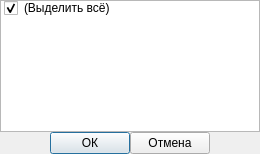
<?xml version="1.0" encoding="UTF-8"?>
<ui version="4.0">
 <class>dialogChangeExtensions</class>
 <widget class="QDialog" name="dialogChangeExtensions">
  <property name="geometry">
   <rect>
    <x>0</x>
    <y>0</y>
    <width>260</width>
    <height>154</height>
   </rect>
  </property>
  <property name="windowTitle">
   <string>Изменить расширения...</string>
  </property>
  <layout class="QVBoxLayout" name="verticalLayout">
   <property name="spacing">
    <number>0</number>
   </property>
   <property name="leftMargin">
    <number>0</number>
   </property>
   <property name="topMargin">
    <number>0</number>
   </property>
   <property name="rightMargin">
    <number>0</number>
   </property>
   <property name="bottomMargin">
    <number>0</number>
   </property>
   <item>
    <widget class="QListWidget" name="listWidget_Extensions">
     <item>
      <property name="text">
       <string>(Выделить всё)</string>
      </property>
      <property name="checkState">
       <enum>Checked</enum>
      </property>
     </item>
    </widget>
   </item>
   <item>
    <layout class="QHBoxLayout" name="horizontalLayout">
     <property name="spacing">
      <number>0</number>
     </property>
     <item>
      <spacer name="horizontalSpacer">
       <property name="orientation">
        <enum>Qt::Horizontal</enum>
       </property>
       <property name="sizeHint" stdset="0">
        <size>
         <width>40</width>
         <height>20</height>
        </size>
       </property>
      </spacer>
     </item>
     <item>
      <widget class="QPushButton" name="pBtn_Ok">
       <property name="text">
        <string>ОК</string>
       </property>
      </widget>
     </item>
     <item>
      <widget class="QPushButton" name="pBtn_Cancel">
       <property name="text">
        <string>Отмена</string>
       </property>
      </widget>
     </item>
     <item>
      <spacer name="horizontalSpacer_2">
       <property name="orientation">
        <enum>Qt::Horizontal</enum>
       </property>
       <property name="sizeHint" stdset="0">
        <size>
         <width>40</width>
         <height>20</height>
        </size>
       </property>
      </spacer>
     </item>
    </layout>
   </item>
  </layout>
 </widget>
 <resources/>
 <connections/>
</ui>
